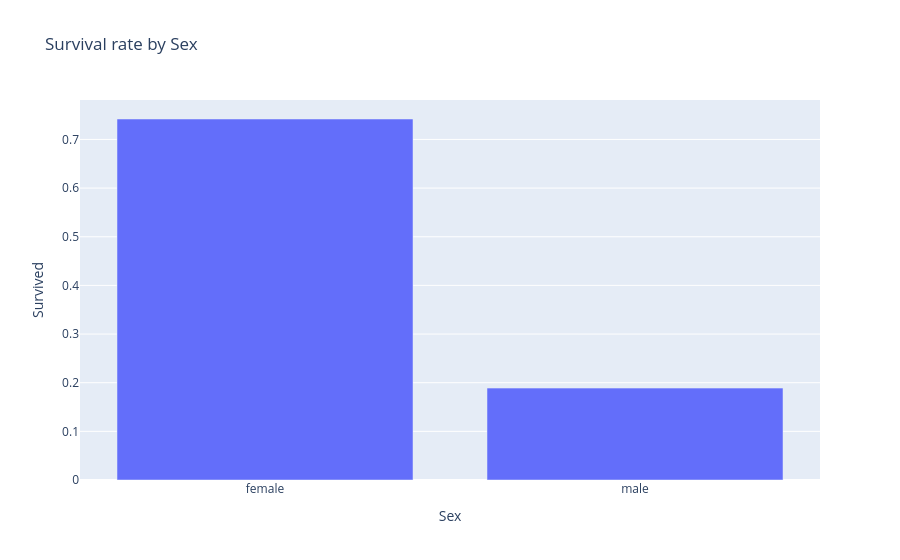

Notebook source saved alongside this figure:
### Code cell
tmp = df.groupby("Sex", as_index=False)[target_col].mean()
fig = px.bar(tmp, x="Sex", y=target_col, title="Survival rate by Sex")
fig.show()

### Figure 1 — Plotly figure (JSON) as saved in the notebook; plotly's stock layout.template omitted (floating-point values rounded to 4 significant figures)
{"data": [{"hovertemplate": "Sex=%{x}<br>Survived=%{y}<extra></extra>", "legendgroup": "", "marker": {"color": "#636efa", "pattern": {"shape": ""}}, "name": "", "orientation": "v", "showlegend": false, "textposition": "auto", "type": "bar", "x": ["female", "male"], "xaxis": "x", "y": [0.742, 0.1889], "yaxis": "y"}], "layout": {"barmode": "relative", "legend": {"tracegroupgap": 0}, "title": {"text": "Survival rate by Sex"}, "xaxis": {"anchor": "y", "domain": [0, 1], "title": {"text": "Sex"}}, "yaxis": {"anchor": "x", "domain": [0, 1], "title": {"text": "Survived"}}}}
